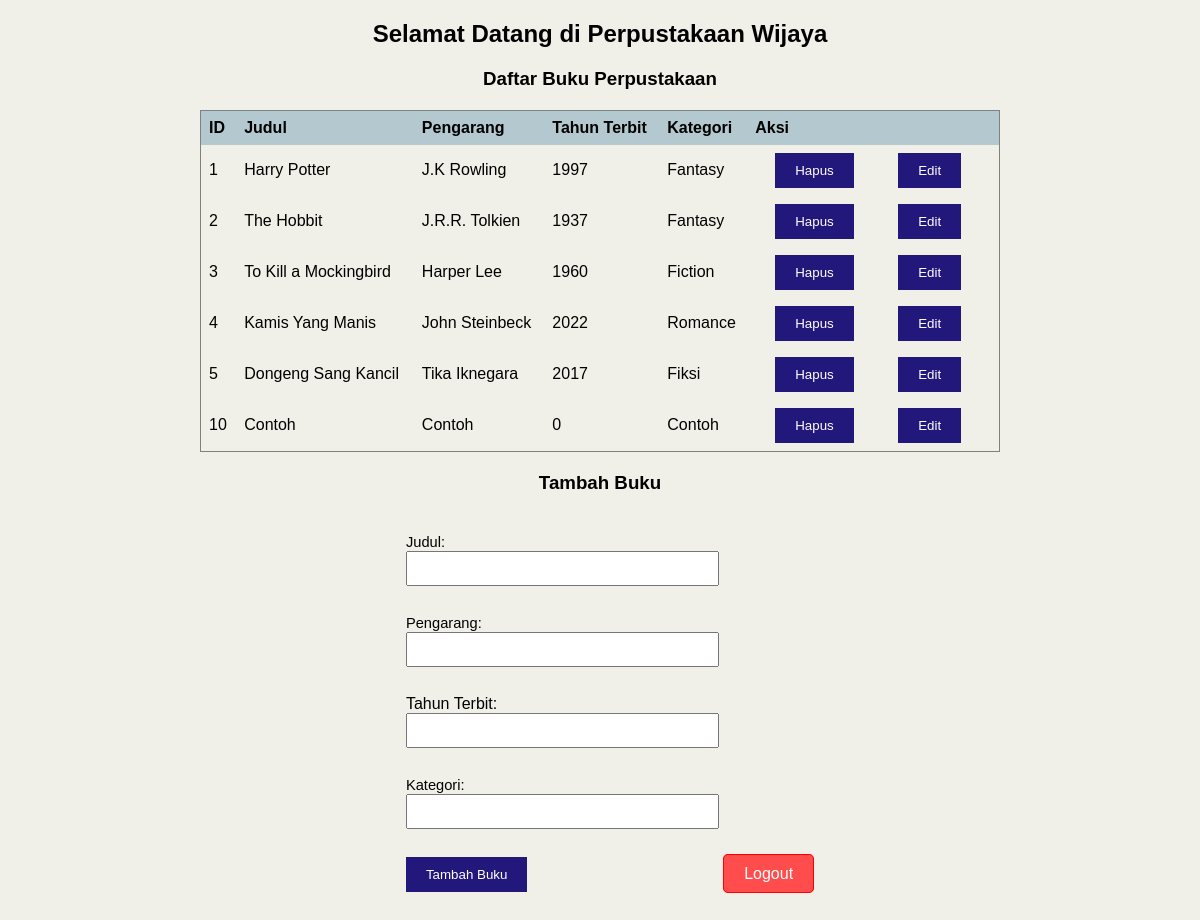
/dashboard.php (signed in), run on the app's committed database.
### tables this page shows
CREATE TABLE `books` (
  `id` int(11) NOT NULL AUTO_INCREMENT,
  `judul` varchar(255) DEFAULT NULL,
  `pengarang` varchar(255) DEFAULT NULL,
  `tahun_terbit` double DEFAULT NULL,
  `kategori` varchar(255) DEFAULT NULL,
  PRIMARY KEY (`id`)
);

### dashboard.php (the view, shortened to what this page needs)
<?php
include 'koneksi.php';
$query = "SELECT * FROM books";
$result = mysqli_query($conn, $query);
?>
<!DOCTYPE html>
<html lang="en">
<head>
<link rel="stylesheet" type="text/css" href="style.css">
</head>
<body>
    <div class="container">
    <marquee><h2>Selamat Datang di Perpustakaan Wijaya</h2></marquee>
    <h3>Daftar Buku Perpustakaan</h3>
    <table border="1">
        <tr>
            <th>ID</th>
            <th>Judul</th>
            <th>Pengarang</th>
            <th>Tahun Terbit</th>
            <th>Kategori</th>
            <th>Aksi</th>
        </tr>
        <?php while ($row = mysqli_fetch_assoc($result)) : ?>
        <tr>
            <td><?php echo $row['id']; ?></td>
            <td><?php echo $row['judul']; ?></td>
            <td><?php echo $row['pengarang']; ?></td>
            <td><?php echo $row['tahun_terbit']; ?></td>
            <td><?php echo $row['kategori']; ?></td>
            <td>
                <form action="dashboard.php" method="POST" style="display:inline;">
                    <input type="submit" value="Hapus">
                </form>
                <form action="edit.php" method="GET" style="display:inline;">
                    <input type="submit" value="Edit">
                </form>
            </td>
        </tr>
        <?php endwhile; ?>
    </table>
    <h3>Tambah Buku</h3>
    <form action="dashboard.php" method="POST">
        <label>Judul:</label>
        <input type="text" name="judul" required><br><br>
        <label>Pengarang:</label>
        <input type="text" name="pengarang" required><br><br
        <label>Tahun Terbit:</label>
        <input type="text" name="tahun_terbit" required><br><br>
        <label>Kategori:</label>
        <input type="text" name="kategori" required><br><br>
        <input type="submit" value="Tambah Buku">
    </form>
    <a href="logout.php" class="btn-logout">Logout</a>
    </div>
</body>
</html>

### style.css (style rules this page uses)
body { font-family: Helvetica; background: #F1F0E8; }
label { font-size: 11pt; }
.container { width: 80%; margin: auto; text-align: center; }
h2 { margin-top: 20px; text-align: center; font-size: 24px; color :black; }
table { margin: 20px auto; border-collapse: collapse; width: 100%; max-width: 800px; }
table th, table td { border: 1px; padding: 8px; text-align: left; }
table th { background-color: #B3C8CF; }
form { margin: 20px; text-align: left; display: inline-block; }
form input[type="text"] { margin-bottom: 10px; width: 100%; max-width: 300px; padding: 8px; }
form input[type="submit"] { padding: 10px 20px; background-color: #22177A; color: #fff; border: none; cursor: pointer; }
.btn-logout { text-decoration: none; background-color: #ff4d4d; color: white; padding: 10px 20px; border-radius: 5px; border: 1px solid #ff0000; font-size: 16px; cursor: pointer; transition: background color 0.3s ease; }

### data on the page
books: id "1", judul "Harry Potter", pengarang "J.K Rowling", tahun_terbit "1997", kategori "Fantasy"
books: id "2", judul "The Hobbit", pengarang "J.R.R. Tolkien", tahun_terbit "1937", kategori "Fantasy"
books: id "3", judul "To Kill a Mockingbird", pengarang "Harper Lee", tahun_terbit "1960", kategori "Fiction"
books: id "4", judul "Kamis Yang Manis", pengarang "John Steinbeck", tahun_terbit "2022", kategori "Romance"
books: id "5", judul "Dongeng Sang Kancil", pengarang "Tika Iknegara", tahun_terbit "2017", kategori "Fiksi"
books: id "10", judul "Contoh", pengarang "Contoh", tahun_terbit "0", kategori "Contoh"
